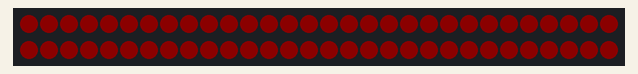
Bench run of a sketch on a simulated Arduino Uno, built with avr-gcc and run on an emulated ATmega328P. Shown: 60 RGB LEDs in strip order, left to right, continuing on the next row. Dim RGB values are drawn brighter than linear.

Above: at 2.45 s.
At 20.93 s:
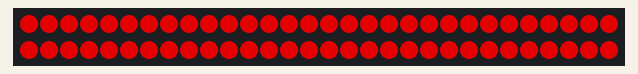
At 30.02 s:
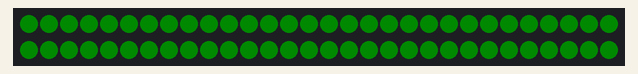
At 39.71 s:
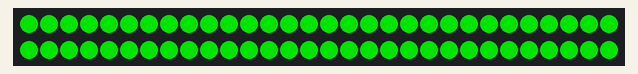

The sketch:

LED_fadeIN_OUT.ino
```cpp
#include <FastLED.h>
#define NUM_LEDS 60
#define DATA_PIN 6

CRGB leds[NUM_LEDS];

void setup() {
    delay(2000);
    FastLED.addLeds<WS2812B, DATA_PIN, GRB>(leds, NUM_LEDS);  // GRB ordering is typical
}
void loop() {
  for(int j = 0; j<256; j++){
   for(int i = 0; i < NUM_LEDS; i++) {
      leds[i] = CRGB(j,0,0);
   }
   FastLED.show();
   delay(25);
  }

  for(int j = 255; j>0; j--){
   for(int i = 0; i < NUM_LEDS; i++) {
      leds[i] = CRGB(0,j,0);
   }
   FastLED.show();
   delay(25);
  }
}
```
